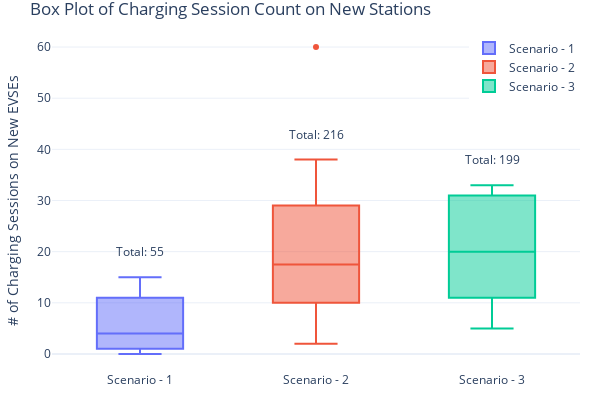

This figure's notebook cell:
### Code cell
layout = go.Layout(
    annotations=go.Annotations([
        go.Annotation(
            x=0,
            y=20,
            text='Total: ' + str(sum(nevses_cs_count_300['count'])),
            showarrow=False,
            font=go.Font(
                size=12
            )
        ), go.Annotation(
            x=1,
            y=43,
            text='Total: ' + str(sum(nevses_cs_count_301['count'])),
            showarrow=False,
            font=go.Font(
                size=12
            )
        ), go.Annotation(
            x=2,
            y=38,
            text='Total: ' + str(sum(nevses_cs_count_302['count'])),
            showarrow=False,
            font=go.Font(
                size=12
            )
        )
    ])
)

fig = go.Figure(layout=layout)
fig.add_trace(go.Box(y=nevses_cs_count_300['count'], name = 'Scenario - 1', text = sum(nevses_cs_count_300['count'])))
fig.add_trace(go.Box(y=nevses_cs_count_301['count'], name = 'Scenario - 2'))
fig.add_trace(go.Box(y=nevses_cs_count_302['count'], name = 'Scenario - 3'))

fig.update_layout(margin=dict(l=20, r=20, t=30, b=20), uniformtext_minsize=8, uniformtext_mode='hide', template='plotly_white', width=600, height=400, title="Box Plot of Charging Session Count on New Stations",
                  yaxis_title="# of Charging Sessions on New EVSEs", legend=dict(
    yanchor="top",
    y=0.99,
    xanchor="right",
    x=1.0
))
fig.show()

### Figure 1 — Plotly figure (JSON) as saved in the notebook; plotly's stock layout.template omitted (floating-point values rounded to 4 significant figures)
{"data": [{"name": "Scenario - 1", "text": "55", "type": "box", "y": [1, 14, 15, 0, 4, 4, 1, 0, 11, 5]}, {"name": "Scenario - 2", "type": "box", "y": [12, 8, 60, 19, 22, 16, 29, 10, 38, 2]}, {"name": "Scenario - 3", "type": "box", "y": [18, 5, 11, 22, 25, 5, 33, 31, 33, 16]}], "layout": {"annotations": [{"font": {"size": 12}, "showarrow": false, "text": "Total: 55", "x": 0, "y": 20}, {"font": {"size": 12}, "showarrow": false, "text": "Total: 216", "x": 1, "y": 43}, {"font": {"size": 12}, "showarrow": false, "text": "Total: 199", "x": 2, "y": 38}], "height": 400, "legend": {"x": 1, "xanchor": "right", "y": 0.99, "yanchor": "top"}, "margin": {"b": 20, "l": 20, "r": 20, "t": 30}, "title": {"text": "Box Plot of Charging Session Count on New Stations"}, "uniformtext": {"minsize": 8, "mode": "hide"}, "width": 600, "xaxis": {"autorange": true, "range": [-0.5, 2.5], "type": "category"}, "yaxis": {"autorange": true, "range": [-3.333, 63.33], "title": {"text": "# of Charging Sessions on New EVSEs"}, "type": "linear"}}}
